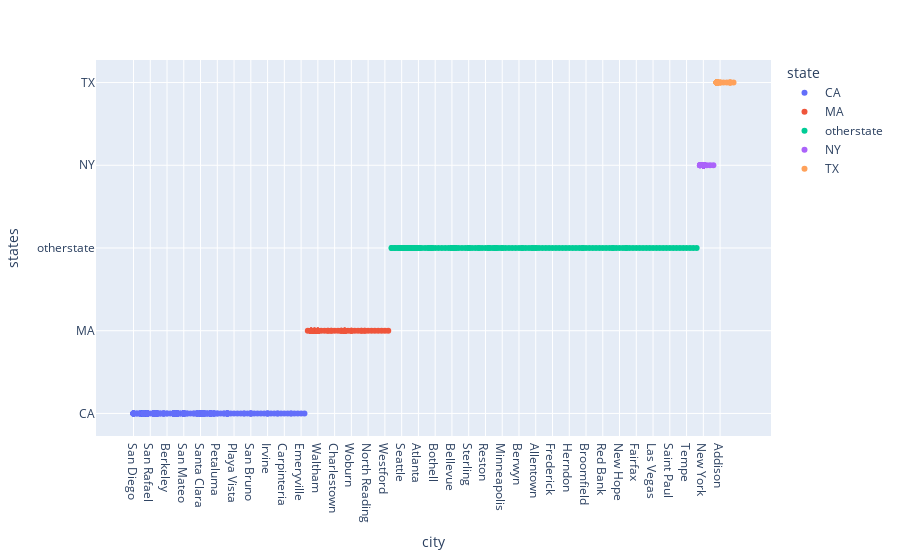

Write notebook code for a chart like this one.
### Code cell
city_state_map = dict(zip(df['city'], df['states']))

df['state'] = df['city'].map(city_state_map)
fig = px.scatter(df, x='city', y='states', color='state')

fig.show()
df=df.drop('state', axis=1)

### Figure 1 — Plotly figure (JSON) as saved in the notebook; plotly's stock layout.template omitted (floating-point values rounded to 4 significant figures; data arrays with more than 128 entries replaced by an {"elided": "..."} marker saying what was removed)
{"data": [{"hovertemplate": "state=CA<br>city=%{x}<br>states=%{y}<extra></extra>", "legendgroup": "CA", "marker": {"color": "#636efa", "symbol": "circle"}, "mode": "markers", "name": "CA", "orientation": "v", "showlegend": true, "type": "scatter", "x": {"elided": "360 str values"}, "xaxis": "x", "y": {"elided": "360 str values"}, "yaxis": "y"}, {"hovertemplate": "state=MA<br>city=%{x}<br>states=%{y}<extra></extra>", "legendgroup": "MA", "marker": {"color": "#EF553B", "symbol": "circle"}, "mode": "markers", "name": "MA", "orientation": "v", "showlegend": true, "type": "scatter", "x": ["Williamstown", "Cambridge", "Boston", "Waltham", "Wilmington", "Boston", "Cambridge", "Somerville", "Waltham", "Cambridge", "Boston", "Cambridge", "Needham Heights", "Waltham", "Boston", "Marlborough", "Charlestown", "Cambridge", "North Billerica", "Waltham", "Boxborough", "Burlington", "Needham Heights", "Burlington", "Cambridge", "Maynard", "Burlington", "Boston", "Woburn", "Burlington", "Boston", "Waltham", "Waltham", "Boston", "Lowell", "Littleton", "Billerica", "Boston", "Cambridge", "Lexington", "Waltham", "North Reading", "Boston", "Boston", "Burlington", "Bedford", "Boxborough", "Woburn", "Boxborough", "Cambridge", "Waltham", "Tewksbury", "Dedham", "Burlington", "Andover", "Waltham", "Lexington", "Marlborough", "Burlington", "Cambridge", "Cambridge", "Burlington", "Westford", "Waltham", "Billerica", "Woburn", "Waltham", "Burlington", "Cambridge", "Cambridge", "Framingham"], "xaxis": "x", "y": ["MA", "MA", "MA", "MA", "MA", "MA", "MA", "MA", "MA", "MA", "MA", "MA", "MA", "MA", "MA", "MA", "MA", "MA", "MA", "MA", "MA", "MA", "MA", "MA", "MA", "MA", "MA", "MA", "MA", "MA", "MA", "MA", "MA", "MA", "MA", "MA", "MA", "MA", "MA", "MA", "MA", "MA", "MA", "MA", "MA", "MA", "MA", "MA", "MA", "MA", "MA", "MA", "MA", "MA", "MA", "MA", "MA", "MA", "MA", "MA", "MA", "MA", "MA", "MA", "MA", "MA", "MA", "MA", "MA", "MA", "MA"], "yaxis": "y"}, {"hovertemplate": "state=otherstate<br>city=%{x}<br>states=%{y}<extra></extra>", "legendgroup": "otherstate", "marker": {"color": "#00cc96", "symbol": "circle"}, "mode": "markers", "name": "otherstate", "orientation": "v", "showlegend": true, "type": "scatter", "x": {"elided": "165 str values"}, "xaxis": "x", "y": {"elided": "165 str values"}, "yaxis": "y"}, {"hovertemplate": "state=NY<br>city=%{x}<br>states=%{y}<extra></extra>", "legendgroup": "NY", "marker": {"color": "#ab63fa", "symbol": "circle"}, "mode": "markers", "name": "NY", "orientation": "v", "showlegend": true, "type": "scatter", "x": ["Brooklyn", "New York", "New York", "New York", "New York", "New York", "New York", "New York", "New York", "New York", "New York", "New York", "New York", "New York", "New York", "New York", "New York", "New York", "New York", "New York", "New York", "New York", "New York", "New York", "New York", "New York", "New York", "New York", "Long Island City", "New York", "New York", "New York", "New York", "New York", "New York", "New York", "New York", "New York", "New York", "New York", "New York", "New York", "New York", "Woodbury", "New York", "New York", "New York", "New York", "New York", "New York", "New York", "New York", "New York", "New York", "New York", "New York", "New York", "New York", "Brooklyn", "New York", "New York", "New York", "New York", "New York", "New York", "New York", "New York", "New York", "New York", "New York", "New York", "New York", "New York", "New York", "New York", "New York", "New York", "New York", "Brooklyn", "New York", "Brooklyn", "New York", "Port Chester", "Brooklyn"], "xaxis": "x", "y": ["NY", "NY", "NY", "NY", "NY", "NY", "NY", "NY", "NY", "NY", "NY", "NY", "NY", "NY", "NY", "NY", "NY", "NY", "NY", "NY", "NY", "NY", "NY", "NY", "NY", "NY", "NY", "NY", "NY", "NY", "NY", "NY", "NY", "NY", "NY", "NY", "NY", "NY", "NY", "NY", "NY", "NY", "NY", "NY", "NY", "NY", "NY", "NY", "NY", "NY", "NY", "NY", "NY", "NY", "NY", "NY", "NY", "NY", "NY", "NY", "NY", "NY", "NY", "NY", "NY", "NY", "NY", "NY", "NY", "NY", "NY", "NY", "NY", "NY", "NY", "NY", "NY", "NY", "NY", "NY", "NY", "NY", "NY", "NY"], "yaxis": "y"}, {"hovertemplate": "state=TX<br>city=%{x}<br>states=%{y}<extra></extra>", "legendgroup": "TX", "marker": {"color": "#FFA15A", "symbol": "circle"}, "mode": "markers", "name": "TX", "orientation": "v", "showlegend": true, "type": "scatter", "x": ["Austin", "Austin", "Austin", "Addison", "Austin", "Austin", "Austin", "Austin", "Austin", "Plano", "Austin", "Austin", "Spring", "Austin", "Austin", "Austin", "Richardson", "Addison", "Austin", "Austin", "Addison", "Austin", "Richardson", "Austin", "Waco", "Austin", "Austin", "Richardson", "Austin", "Austin", "Austin", "Richardson", "Austin"], "xaxis": "x", "y": ["TX", "TX", "TX", "TX", "TX", "TX", "TX", "TX", "TX", "TX", "TX", "TX", "TX", "TX", "TX", "TX", "TX", "TX", "TX", "TX", "TX", "TX", "TX", "TX", "TX", "TX", "TX", "TX", "TX", "TX", "TX", "TX", "TX"], "yaxis": "y"}], "layout": {"legend": {"title": {"text": "state"}, "tracegroupgap": 0}, "margin": {"t": 60}, "xaxis": {"anchor": "y", "domain": [0, 1], "title": {"text": "city"}}, "yaxis": {"anchor": "x", "domain": [0, 1], "title": {"text": "states"}}}}
